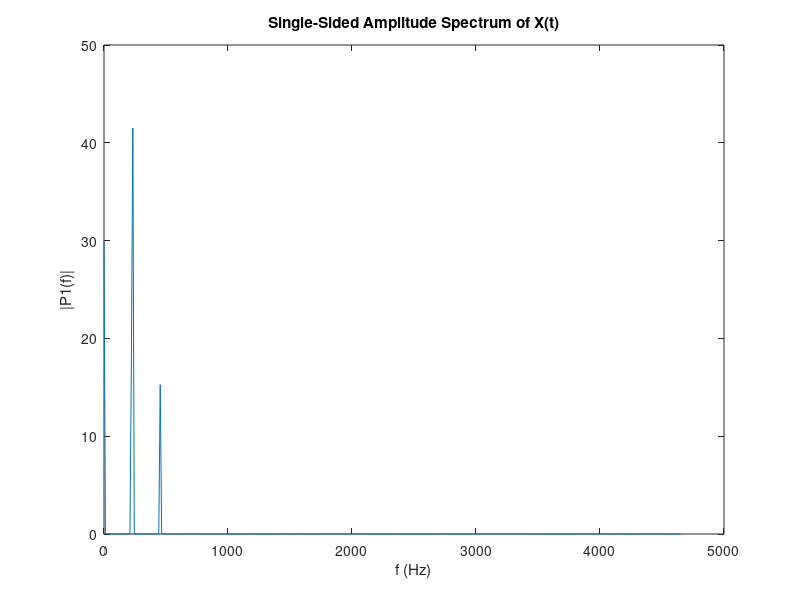

Source code (MATLAB):


length=800;
Fs=9300;
period=1/Fs;
L=length;

x=[78 68 56 42 28 13 0 0 0 0 0 0 0 0 0 0 0 0 0 0 0 0 0 0 0 0 0 9 25 40 53 65 76 85 91 96 98 97 95 89 82 73 62 49 35 20 3 0 0 0 0 0 0 0 0 0 0 0 0 0 0 0 0 0 0 0 0 1 17 32 46 60 71 80 89 94 97 98 96 92 86 78 67 56 43 28 13 0 0 0 0 0 0 0 0 0 0 0 0 0 0 0 0 0 0 0 0 0 10 24 38 53 65 75 85 91 96 98 98 94 90 83 72 62 50 35 21 6 0 0 0 0 0 0 0 0 0 0 0 0 0 0 0 0 0 0 0 0 0 15 30 45 58 69 80 88 93 98 98 96 94 87 78 70 57 44 31 14 0 0 0 0 0 0 0 0 0 0 0 0 0 0 0 0 0 0 0 0 0 6 21 36 50 63 74 83 90 96 98 97 96 91 83 75 64 51 38 23 7 0 0 0 0 0 0 0 0 0 0 0 0 0 0 0 0 0 0 0 0 0 13 28 42 55 68 78 86 93 96 98 97 94 88 81 71 59 47 32 17 2 0 0 0 0 0 0 0 0 0 0 0 0 0 0 0 0 0 0 0 0 3 19 34 48 61 72 82 89 94 97 98 96 92 86 77 66 54 41 26 11 0 0 0 0 0 0 0 0 0 0 0 0 0 0 0 0 0 0 0 0 0 10 24 40 53 65 77 85 91 96 98 97 95 90 82 73 62 48 35 20 4 0 0 0 0 0 0 0 0 0 0 0 0 0 0 0 0 0 0 0 0 0 15 31 45 58 70 80 87 94 97 98 97 93 86 79 68 56 43 29 14 0 0 0 0 0 0 0 0 0 0 0 0 0 0 0 0 0 0 0 0 0 6 23 37 50 63 74 83 91 95 97 98 96 90 84 75 63 52 38 22 8 0 0 0 0 0 0 0 0 0 0 0 0 0 0 0 0 0 0 0 0 0 13 28 43 56 68 78 87 92 96 98 97 93 88 80 70 59 46 31 17 1 0 0 0 0 0 0 0 0 0 0 0 0 0 0 0 0 0 0 0 0 4 19 35 48 61 72 82 90 94 98 98 96 92 85 76 66 54 40 26 11 0 0 0 0 0 0 0 0 0 0 0 0 0 0 0 0 0 0 0 0 0 10 26 40 53 66 77 85 92 96 97 98 95 89 82 72 61 48 34 20 4 0 0 0 0 0 0 0 0 0 0 0 0 0 0 0 0 0 0 0 0 0 17 32 45 59 70 80 88 94 97 98 97 92 87 78 68 57 43 29 13 0 0 0 0 0 0 0 0 0 0 0 0 0 0 0 0 0 0 0 0 0 8 22 37 52 64 74 84 91 95 98 98 95 91 83 74 63 51 36 23 7 0 0 0 0 0 0 0 0 0 0 0 0 0 0 0 0 0 0 0 0 0 14 29 44 56 68 79 87 92 97 98 96 94 88 80 70 58 45 31 16 0 0 0 0 0 0 0 0 0 0 0 0 0 0 0 0 0 0 0 0 0 4 20 35 48 61 73 82 89 95 97 98 96 91 85 76 66 52 40 25 9 0 0 0 0 0 0 0 0 0 0 0 0 0 0 0 0 0 0 0 0 0 11 26 40 54 67 77 85 92 96 98 98 95 89 82 72 61 48 34 19 4 0 0 0 0 0 0 0 0 0 0 0 0 0 0 0 0 0 0 0 0 2 17 32 47 59 70 81 89 93 98 98 96 93 87 78 67 56 42 28 13 0 0 0 0 0 0 0 0 0 0 0 0 0 0 0 0 0 0 0 0 0 8 23 ];
Y=fft(x);

P2 = abs(Y/L);
P1 = P2(1:L/2+1);
P1(2:end-1) = 2*P1(2:end-1);
f = Fs*(0:(L/2))/L;
P1(P1<15)=0;
plot(f,P1)
title('Single-Sided Amplitude Spectrum of X(t)')
xlabel('f (Hz)')
ylabel('|P1(f)|')